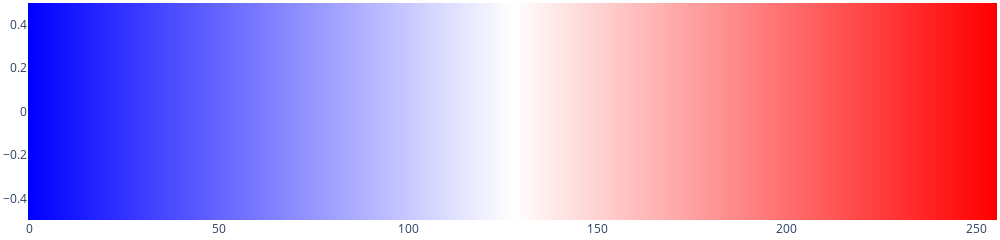
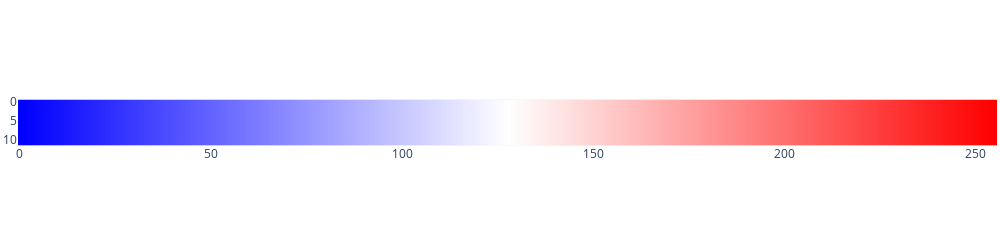

Notebook code cell kept with these figures, in order:
### Code cell
import plotly.graph_objs as go
from plotly.subplots import make_subplots
import numpy as np
fig = go.Figure()
fig.add_trace(go.Heatmap(
	z=np.linspace(-10,10,256).reshape(1,256),
	zmin=-10, zmid=0, zmax=10,
	colorscale = [[0.0, 'rgb(0,0,255)'],
 [0.5, 'rgb(255,255,255)'],
 [1.0, 'rgb(255,0,0)']],showscale=False
		#get_colorscale('RdBu')[::-1],
		#[	[0.0, 'blue'],	[0.5, 'white'],	[1.0, 'red'],],
))
fig.update_layout(margin=dict(l=3,r=3,t=3,b=3), width=1000, height=60)
fig.show()

fig = go.Figure()
r = np.hstack([np.linspace(0  ,255,129)[:-1],np.linspace(255,255,128)])
g = np.hstack([np.linspace(0  ,255,129)[:-1],np.linspace(255,0,128)])
b = np.hstack([np.linspace(255,255,129)[:-1],np.linspace(255,0,128)])
c = np.vstack([r,g,b]).T.astype('u8').reshape(1,256,3)
c = np.vstack([c,c,c,c,c,c,c,c,c,c,c,c])
fig.add_trace(go.Image(	z=c))
fig.update_layout(margin=dict(l=3,r=3,t=3,b=3), width=1000, height=60)
fig.show()

### Figure 1 — Plotly figure (JSON) as saved in the notebook; plotly's stock layout.template omitted (floating-point values rounded to 4 significant figures; data arrays with more than 128 entries replaced by an {"elided": "..."} marker saying what was removed)
{"data": [{"colorscale": [[0, "rgb(0,0,255)"], [0.5, "rgb(255,255,255)"], [1, "rgb(255,0,0)"]], "showscale": false, "type": "heatmap", "z": {"elided": "1x256 float values"}, "zmax": 10, "zmid": 0, "zmin": -10}], "layout": {"height": 60, "margin": {"b": 3, "l": 3, "r": 3, "t": 3}, "width": 1000}}

### Figure 2 — Plotly figure (JSON) as saved in the notebook; plotly's stock layout.template omitted (floating-point values rounded to 4 significant figures; data arrays with more than 128 entries replaced by an {"elided": "..."} marker saying what was removed)
{"data": [{"type": "image", "z": {"elided": "9216 int values"}}], "layout": {"height": 60, "margin": {"b": 3, "l": 3, "r": 3, "t": 3}, "width": 1000}}
